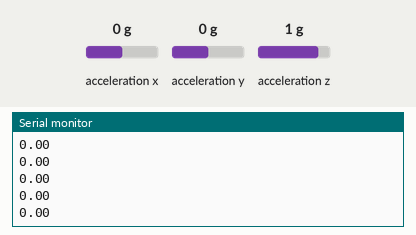
This sketch was run on a simulated Arduino Uno, built with avr-gcc and run on an emulated ATmega328P. On the bench: the last lines printed to the serial monitor. The inputs (shaded band) are chosen by the test bench; at power-on: acceleration x 0 g, acceleration y 0 g, acceleration z 1 g.

Above: at 1.2 s.
1.3 s: acceleration x set to -1.4 g
At 2.1 s:
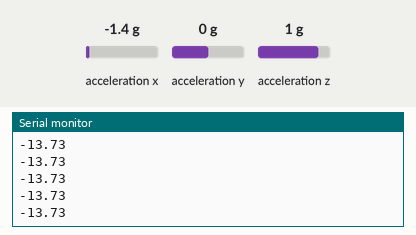
2.8 s: acceleration x set to -0.8 g
At 3.7 s:
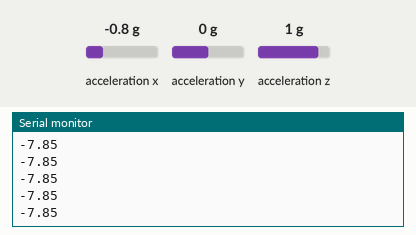
Timing chart, 0 to 5.8 s (numbered marks = the images above; inputs shaded):
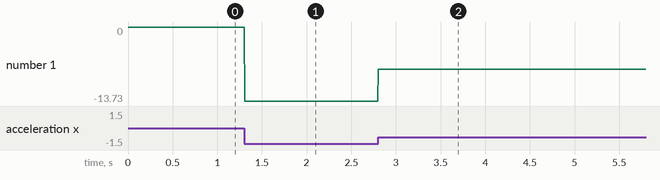

Measured:
- after the input at 1.3 s, the serial monitor: prints a new line at once (image 1)
- after the input at 2.8 s, the serial monitor: prints a new line at once (image 2)
- plotted number 1: 0 → -13.73 after the input at 1.3 s, -13.73 → -7.85 after the input at 2.8 s

The sketch:

accel_arduino_BASIC.ino
```cpp
#include <Wire.h>
#include <Adafruit_Sensor.h>
#include <Adafruit_ADXL345_U.h>


/* Assign a unique ID to this sensor at the same time */
Adafruit_ADXL345_Unified accel = Adafruit_ADXL345_Unified(12345);


void setup() {
  Serial.begin(115200);
  /* Initialise the sensor */
  if(!accel.begin()){

    Serial.println("Ooops, no ADXL345 detected ... Check your wiring!");
    while(1);
  }

  /* Set the range to whatever is appropriate for your project */
  //accel.setRange(ADXL345_RANGE_16_G);
  //accel.setRange(ADXL345_RANGE_8_G);
  //accel.setRange(ADXL345_RANGE_4_G);
  accel.setRange(ADXL345_RANGE_2_G);


}

void loop() {
  /* Get a new sensor event */
  sensors_event_t event;
  accel.getEvent(&event);
  Serial.println(event.acceleration.x);
  delay(5);
}
```
